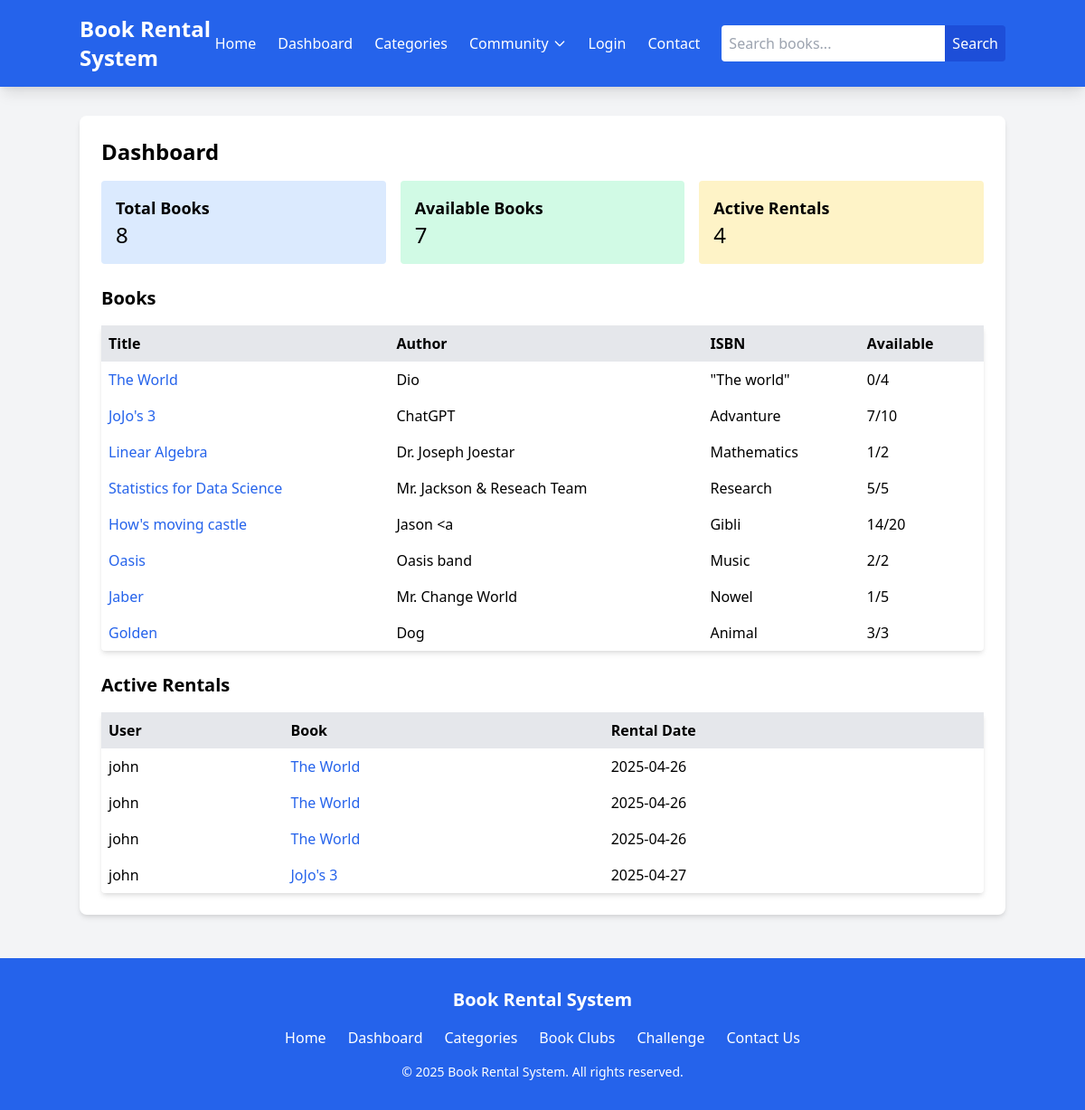
The app's page /api/dashboard/ with its own data.
### books/models.py (models this page shows, shortened)
class Book(models.Model):
    title = models.CharField(max_length=200)
    author = models.CharField(max_length=100)
    isbn = models.CharField(max_length=13, unique=True)
    category = models.ForeignKey(Category, on_delete=models.SET_NULL, null=True, blank=True)
    total_copies = models.PositiveIntegerField()
    available_copies = models.PositiveIntegerField()
    description = models.TextField(blank=True)
    cover_image = models.ImageField(upload_to='book_covers/', blank=True, null=True)

class Rental(models.Model):
    user = models.ForeignKey(User, on_delete=models.CASCADE)
    book = models.ForeignKey(Book, on_delete=models.CASCADE)
    rental_date = models.DateTimeField(auto_now_add=True)
    return_date = models.DateTimeField(null=True, blank=True)
    is_returned = models.BooleanField(default=False)

### books/views.py (the view)
# urls.py: path('dashboard/', views.dashboard, name='dashboard'),
def dashboard(request):
    books = Book.objects.all()
    rentals = Rental.objects.filter(is_returned=False)
    stats = {
        'total_books': books.count(),
        'available_books': books.filter(available_copies__gt=0).count(),
        'active_rentals': rentals.count(),
    }
    return render(request, 'dashboard.html', {'books': books, 'rentals': rentals, 'stats': stats})

### templates/dashboard.html
{% extends 'base.html' %}
{% block content %}
<div class="bg-white p-6 rounded-lg shadow-md">
    <h1 class="text-2xl font-bold mb-4">Dashboard</h1>
    <div class="grid grid-cols-3 gap-4 mb-6">
        <div class="bg-blue-100 p-4 rounded">
            <h3 class="text-lg font-semibold">Total Books</h3>
            <p class="text-2xl">{{ stats.total_books }}</p>
        </div>
        <div class="bg-green-100 p-4 rounded">
            <h3 class="text-lg font-semibold">Available Books</h3>
            <p class="text-2xl">{{ stats.available_books }}</p>
        </div>
        <div class="bg-yellow-100 p-4 rounded">
            <h3 class="text-lg font-semibold">Active Rentals</h3>
            <p class="text-2xl">{{ stats.active_rentals }}</p>
        </div>
    </div>
    <h2 class="text-xl font-bold mb-4">Books</h2>
    <table class="w-full bg-white shadow-md rounded">
        <thead>
            <tr class="bg-gray-200">
                <th class="p-2 text-left">Title</th>
                <th class="p-2 text-left">Author</th>
                <th class="p-2 text-left">ISBN</th>
                <th class="p-2 text-left">Available</th>
            </tr>
        </thead>
        <tbody>
            {% for book in books %}
            <tr>
                <td class="p-2"><a href="{% url 'book_detail' book.id %}" class="text-blue-600 hover:underline">{{ book.title }}</a></td>
                <td class="p-2">{{ book.author }}</td>
                <td class="p-2">{{ book.isbn }}</td>
                <td class="p-2">{{ book.available_copies }}/{{ book.total_copies }}</td>
            </tr>
            {% empty %}
            <tr>
                <td colspan="4" class="p-2 text-center">No books available</td>
            </tr>
            {% endfor %}
        </tbody>
    </table>
    <h2 class="text-xl font-bold mt-6 mb-4">Active Rentals</h2>
    <table class="w-full bg-white shadow-md rounded">
        <thead>
            <tr class="bg-gray-200">
                <th class="p-2 text-left">User</th>
                <th class="p-2 text-left">Book</th>
                <th class="p-2 text-left">Rental Date</th>
            </tr>
        </thead>
        <tbody>
            {% for rental in rentals %}
            <tr>
                <td class="p-2">{{ rental.user.username }}</td>
                <td class="p-2"><a href="{% url 'book_detail' rental.book.id %}" class="text-blue-600 hover:underline">{{ rental.book.title }}</a></td>
                <td class="p-2">{{ rental.rental_date|date:"Y-m-d" }}</td>
            </tr>
            {% empty %}
            <tr>
                <td colspan="3" class="p-2 text-center">No active rentals</td>
            </tr>
            {% endfor %}
        </tbody>
    </table>
</div>
{% endblock %}

### records on screen
Book: title "The World", author "Dio", isbn "\"The world\"", available_copies "0", total_copies "4"
Book: title "JoJo's 3", author "ChatGPT", isbn "Advanture", available_copies "7", total_copies "10"
Book: title "Linear Algebra", author "Dr. Joseph Joestar", isbn "Mathematics", available_copies "1", total_copies "2"
Book: title "Statistics for Data Science", author "Mr. Jackson & Reseach Team", isbn "Research", available_copies "5", total_copies "5"
Book: title "How's moving castle", author "Jason <a", isbn "Gibli", available_copies "14", total_copies "20"
Book: title "Oasis", author "Oasis band", isbn "Music", available_copies "2", total_copies "2"
Book: title "Jaber", author "Mr. Change World", isbn "Nowel", available_copies "1", total_copies "5"
Book: title "Golden", author "Dog", isbn "Animal", available_copies "3", total_copies "3"
Rental: user.username "john", book "The World", rental_date "2025-04-26"
Rental: user.username "john", book "The World", rental_date "2025-04-26"
Rental: user.username "john", book "The World", rental_date "2025-04-26"
Rental: user.username "john", book "JoJo's 3", rental_date "2025-04-27"

### other values on screen
{{ stats.total_books }} "8"
{{ stats.available_books }} "7"
{{ stats.active_rentals }} "4"
